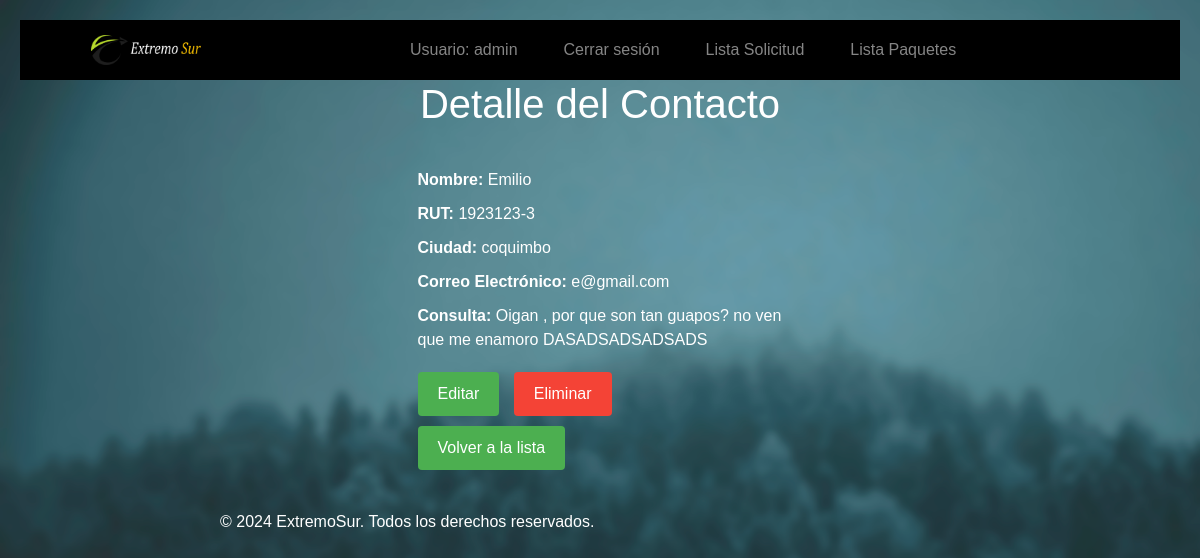
Page /contactos/1/ (signed in) on the committed database.
### gestionviajes/models.py (models this page shows, shortened)
class FormularioContacto(models.Model):
    nombre = models.CharField(max_length=100)
    rut = models.CharField(max_length=12)
    ciudad = models.CharField(max_length=100)
    correo_electronico = models.EmailField()
    consulta = models.TextField()

### gestionviajes/views.py (the view)
# urls.py: path('contactos/<int:id>/', views.contacto_detail, name='contacto_detail'),
@staff_member_required
def contacto_detail(request, id):
    contacto = get_object_or_404(FormularioContacto, id=id)
    return render(request, 'contacto_detail.html', {'contacto': contacto})

### gestionviajes/context_processors.py (called while the page is built)
def search_form(request):
    return {'buscar_form': BuscarPaqueteForm()}

### gestionviajes/templates/contacto_detail.html (shortened to what this page needs)
{% extends 'base.html' %}
{% load static %}
{% block content %}
<!DOCTYPE html>
<html>
<head>
</head>
<body>
    <h1>Detalle del Contacto</h1>
    <div class="container">
        <div class="row">
            <div class="col-md-6 offset-md-3">
                <p><strong>Nombre:</strong> {{ contacto.nombre }}</p>
                <p><strong>RUT:</strong> {{ contacto.rut }}</p>
                <p><strong>Ciudad:</strong> {{ contacto.ciudad }}</p>
                <p><strong>Correo Electrónico:</strong> {{ contacto.correo_electronico }}</p>
                <p><strong>Consulta:</strong> {{ contacto.consulta }}</p>
                <a href="{% url 'contacto_update' contacto.id %}" class="btn btn-warning">Editar</a>
                <a href="{% url 'contacto_delete' contacto.id %}" class="btn btn-danger">Eliminar</a>
                <a href="{% url 'contacto_list' %}" class="btn btn-primary">Volver a la lista</a>
            </div>
        </div>
    </div>
</body>
</html>
{% endblock %}

### gestionviajes/templates/base.html (shortened to what this page needs)
<!DOCTYPE html>
<html lang="es">
<head>
    {% load static %}
    <link rel="stylesheet" href="https://cdn.jsdelivr.net/npm/bootstrap@4.6.2/dist/css/bootstrap.min.css"
>
    <link rel="stylesheet" href="{% static 'css/styles.css' %}" />
    <link rel="stylesheet" href="https://cdnjs.cloudflare.com/ajax/libs/font-awesome/5.15.4/css/all.min.css">
</head>
<body>
    <header>
        <nav class="navbar navbar-expand-lg">
            <div class="container-fluid">
              <a class="navbar-brand" href="{% url 'index' %}">
                <img src="{% static 'img/logo_extremo_sur.png' %}" class="d-inline-block align-top" alt="Logo">
              </a>
              <div class="collapse navbar-collapse" id="navbarScroll">
                <ul class="navbar-nav mx-auto">
                  {% if user.is_authenticated %}
                    <li class="nav-item no-hover">
                      <span class="nav-link">Usuario: {{ user.username }}</span>
                    </li>
                  {% endif %}
                  {% if user.is_authenticated %}
                    <li class="nav-item">
                      <a class="nav-link" href="{% url 'logout' %}">Cerrar sesión</a>
                    </li>
                  {% else %}
                    <li class="nav-item">
                      <a class="nav-link" href="{% url 'login' %}">Iniciar sesión</a>
                    </li>
                  {% endif %}
                {% if user.is_staff %}
                <li class="nav-item">
                  <a class="nav-link" href="{% url 'contacto_list' %}"> Lista Solicitud
                  </a>
                </li>
              {% endif %}
              {% if user.is_staff %}
              <li class="nav-item">
                <a class="nav-link" href="{% url 'paquete_list' %}"> Lista Paquetes
                </a>
              </li>
            {% endif %}
                </ul>
              </div>
            </div>
          </nav>
    </header>
    {% block content %}{% endblock %}
    <footer>
        <div class="container">
            <p style="color: white">&copy; 2024 ExtremoSur. Todos los derechos reservados.</p>
        </div>
    </footer>
</body>
</html>

### gestionviajes/static/css/styles.css (style rules this page uses)
body { font-family: 'system-ui', '-apple-system', 'Segoe UI', 'Roboto', 'Helvetica Neue', 'Arial', 'sans-serif'; color: #000000; margin: 0; padding: 0; background-image: url('/static/img/fondo.png'); background-repeat: repeat-y; background-attachment: fixed; background-size: cover; }
.navbar { background-color: #000000; }
.navbar-nav .nav-item { margin: 0 15px; }
.navbar-nav .nav-link { color: #858585; padding: 10px 15px; transition: color 0.3s ease, background-color 0.3s ease; }
.navbar-brand img { max-height: 30px; margin-left: 20px; padding-left: 20px; }
.container { max-width: 800px; margin: 0 auto; padding: 20px; }
.no-hover .nav-link { pointer-events: none; cursor: default; }

### gestionviajes/templates/contacto_detail.html (style rules this page uses)
body { font-family: Arial, sans-serif; background-color: #f2f2f2; color: #ffffff; padding: 20px; }
h1 { text-align: center; margin-bottom: 20px; }
p { margin-bottom: 10px; }
.btn { background-color: #4CAF50; color: white; padding: 10px 20px; border: none; cursor: pointer; border-radius: 4px; transition: background-color 0.3s ease; margin-right: 10px; margin-top: 10px; }
.btn-danger { background-color: #f44336; }

### rows in the picture
FormularioContacto: nombre "Emilio", rut "1923123-3", ciudad "coquimbo", correo_electronico "e@gmail.com", consulta "Oigan , por que son tan guapos? no ven que me enamoro DASADSADSADSADS"

### other values in the picture
{{ user.username }} "admin"
